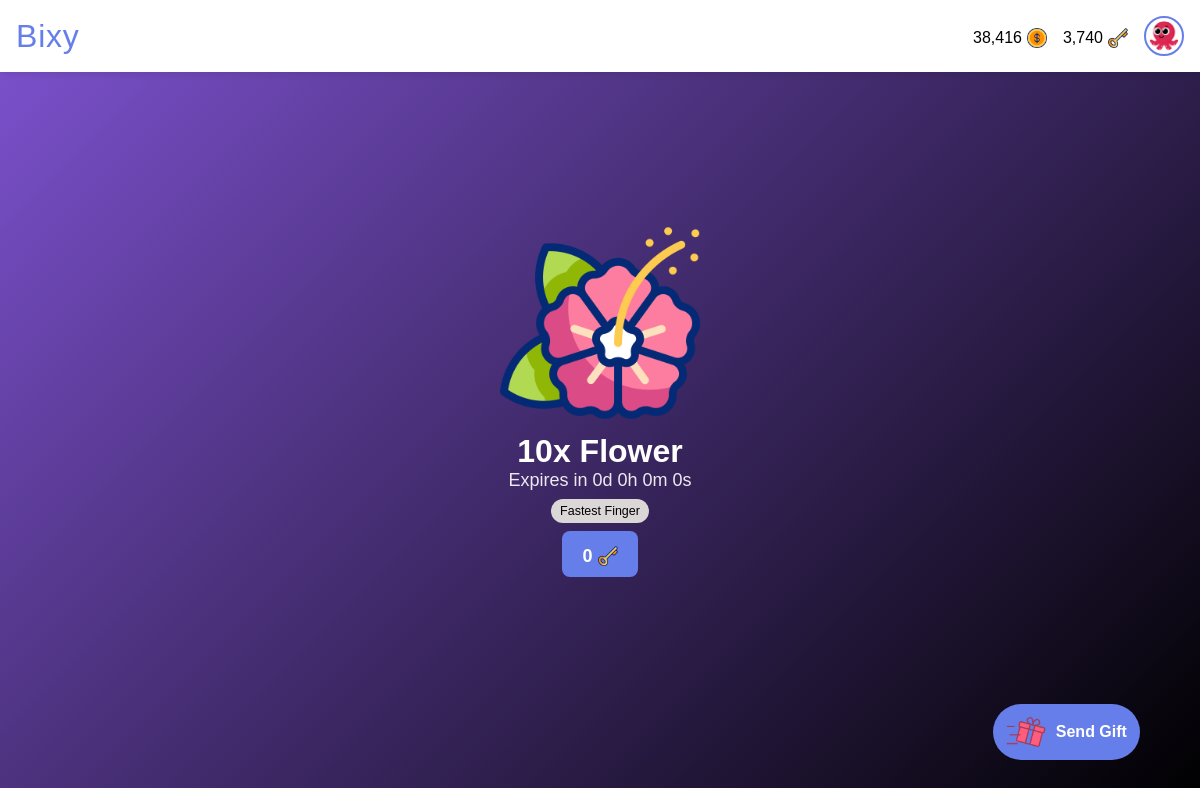
The app's page / (signed in) with its own data.
### giftapp/models.py (models this page shows, shortened)
class User(AbstractUser):
    gender = models.CharField(max_length=6, choices=GENDERS, default=GENDERS[0][0])
    is_verified = models.BooleanField(default=False, help_text="If the user's email address is verified or not.")
    email = models.EmailField(unique=True, blank=False, null=False)
    new_email = models.EmailField(unique=False, blank=True, null=True)
    coins = models.PositiveIntegerField(default=0)
    won_coins = models.PositiveIntegerField(default=0)
    keys = models.PositiveIntegerField(default=0)
    verify_code = models.CharField(max_length=255, null=True, blank=True)
    change_email_code = models.CharField(max_length=255, null=True, blank=True)
    profile_pic = models.ForeignKey(ProfilePicture, on_delete=models.SET_NULL, related_name='owners', null=True)
    deactivated_at = models.DateTimeField(null=True, blank=True)
    USERNAME_FIELD = "email"
    REQUIRED_FIELDS = ["username"]

class ProfilePicture(models.Model):
    name = models.CharField(max_length=50, null=False, blank=False)
    image = models.ImageField(null=False, blank=False, upload_to='profile_pics')

class GiftTransaction(models.Model):
    gifter = models.ForeignKey(User, on_delete=models.CASCADE, related_name="gifts_sent")
    recipient = models.ForeignKey(User, on_delete=models.CASCADE, related_name="gifts_received", null=True, blank=True)
    gift = models.ForeignKey(Gift, on_delete=models.CASCADE, related_name='transactions')
    quantity = models.PositiveIntegerField(default=1, help_text="Number of this gift to buy.")
    early_claim_fee = models.PositiveIntegerField(default=0, help_text="Number of keys paid to claim the gift early if not dropped. FF gifts cannot have early claim fee greater than 0.")
    claim_fee = models.PositiveIntegerField(default=0, help_text="Number of keys paid to claim the gift if dropped.")
    paid_users = models.ManyToManyField(User, related_name="paid_gifts", blank=True)
    message = models.CharField(max_length=255, blank=True)
    is_visible = models.BooleanField(default=True, help_text="If the actual gift is shown or hidden.")
    is_fastest_finger = models.BooleanField(default=False, help_text="If the gift is won by fastest finger only.")
    expire_rate = models.PositiveIntegerField(default=1, help_text="Number of hours before the gift expires (1 - 24). Must be greater than drop rate.")
    drop_rate = models.PositiveIntegerField(default=0, help_text="Number of hours before the gift drops (0 - 23).")
    expire_date = models.DateTimeField(default=timezone.now)
    drop_date = models.DateTimeField(default=timezone.now)
    created_at = models.DateTimeField(default=timezone.now)
    reveals = models.ManyToManyField(User, related_name="gift_reveals", blank=True)
    claimed_by = models.ForeignKey(
        User, null=True, blank=True, on_delete=models.SET_NULL, related_name="gifts_claimed"
    )
    def seconds_until_expire(self):
        delta = self.expire_date - timezone.now()
        return max(0, int(delta.total_seconds()))
    def seconds_until_drop(self):
        delta = self.drop_date - timezone.now()
        return max(0, int(delta.total_seconds()))
    def is_due_for_drop(self):
        return self.seconds_until_drop() <= 0

class Gift(models.Model):
    name = models.CharField(max_length=50, null=True, blank=True)
    cost = models.PositiveIntegerField(default=0)
    image = models.ImageField(null=True, blank=True, upload_to='gift_images')
    gif = models.FileField(null=True, blank=True, upload_to='gift_gifs')

### giftapp/views.py (the view)
# urls.py: path("", views.all_gifts, name="all_gifts"),
def all_gifts(request):
    gift_transactions = GiftTransaction.objects.annotate(
        due_for_expire=ExpressionWrapper(
            Q(expire_date__lt=timezone.now()), output_field=BooleanField()
        ),
        seconds_before_drop=ExpressionWrapper(
            F("drop_date") - timezone.now(), output_field=DurationField()
        ),
        seconds_before_expire=ExpressionWrapper(
            F("expire_date") - timezone.now(), output_field=DurationField()
        )
    ).filter(due_for_expire=False).order_by('seconds_before_drop', 'seconds_before_expire')
    if request.user.is_authenticated:
        gift_transactions = GiftTransaction.objects.annotate(
            due_for_expire=ExpressionWrapper(
                Q(expire_date__lt=timezone.now()), output_field=BooleanField()
            ),
            seconds_before_drop=ExpressionWrapper(
                F("drop_date") - timezone.now(), output_field=DurationField()
            ),
            seconds_before_expire=ExpressionWrapper(
                F("expire_date") - timezone.now(), output_field=DurationField()
            )
        ).order_by('seconds_before_drop', 'seconds_before_expire')
    return render(request, "all_gifts_partial.html", {"gift_transactions": gift_transactions})

### templates/all_gifts_partial.html (shortened to what this page needs)
<!DOCTYPE html>
<html lang="en">
<head>
  {% load static %}
  {% load humanize %}
  {% load timefilters %}
  <link rel="stylesheet" href="{% static 'css/main.css' %}">
</head>
<body>
  <nav class="navbar">
    <div class="logo-container" role="link" tabindex="0">
      <a href="{% url 'all_gifts' %}" class="logo-text">Bixy</a>
    </div>
    <div class="profile-section" id="profileSection">
      {% if user.is_authenticated %}
      <a href="{% url 'buy_coins' %}" style="text-decoration: none; color: black;">
        <div class="cost">
          <p>{{ user.coins|intcomma }}</p>
          <img src="{% static 'images/dollar.png' %}" alt="Gift image">
        </div>
      </a>
      <a href="{% url 'buy_coins' %}" style="text-decoration: none; color: black;">
        <div class="cost">
          <p>{{ user.keys|intcomma }}</p>
          <img src="{% static 'images/key.png' %}" alt="Gift image">
        </div>
      </a>
      <a href="{% url 'profile' %}">
        <img src="{{ user.profile_pic.image.url }}" alt="Profile picture" class="profile-pic" />
      </a>
      {% else %}
      <a href="{% url 'signin' %}" class="btn login">Login</a>
      <a href="{% url 'signup' %}" class="btn signup">Sign Up</a>
      {% endif %}
    </div>
  </nav>
  {% if gift_transactions|length > 0 %}
  <div class="container">
    <div class="inner" id="scrollArea">
      {% for gift_transaction in gift_transactions %}
      <div class="slide normal"
        style="background: {% cycle 'linear-gradient(135deg, #7f53d2, black)' 'linear-gradient(135deg, mediumspringgreen, black)' 'linear-gradient(135deg, #f1306d, black)' 'linear-gradient(135deg, midnightblue, black)' 'linear-gradient(135deg, mediumaquamarine, black)' %};">
        {% if gift_transaction.is_visible %}
        <img src="{{ gift_transaction.gift.image.url }}" alt="Gift image">
        {% else %}
        <img src="{% static 'images/search.png' %}" alt="Gift image">
        {% endif %}
        {% if gift_transaction.is_visible %}
        <div class="title">{{ gift_transaction.quantity|intcomma }}x {{ gift_transaction.gift.name }}</div>
        {% else %}
        <div class="title">Hidden Gift</div>
        {% endif %}
        {% if gift_transaction.drop_rate > 0 %}
        {% if gift_transaction.is_due_for_drop %}
        <p class="timer" id="{{ gift_transaction.id }}" data-prefix="Expires"
          data-seconds="{{ gift_transaction.seconds_until_expire }}">Expires in --:--:--:--</p>
        {% else %}
        <p class="timer" id="{{ gift_transaction.id }}" data-prefix="Drops"
          data-seconds="{{ gift_transaction.seconds_until_drop }}">Drops in --:--:--:--</p>
        {% endif %}
        {% else %}
        <p class="timer" id="{{ gift_transaction.id }}" data-prefix="Expires"
          data-seconds="{{ gift_transaction.seconds_until_expire }}">Expires in --:--:--:--</p>
        {% endif %}
        <div class="tags" style="justify-content: center;">
          {% if gift_transaction.is_fastest_finger %}
          <p class="tag">Fastest Finger</p>
          {% endif %}
        </div>
        <a class="cta-btn" href="{% url 'reveal_gift' gift_transaction.id %}">
          <div class="cost wh">
            <p>{{ gift_transaction.claim_fee|intcomma }}</p>
            <img src="{% static 'images/key.png' %}" alt="Gift image">
          </div>
        </a>
      </div>
      {% endfor %}
    </div>
  </div>
  {% else %}
  <div class="empty" style="margin-top: 200px;">
    <img src="{% static 'images/empty-box.png' %}" alt="No content image">
    <h1>Feels Empty Here.</h1>
    <a href="{% url 'all_gifts' %}">Refresh</a>
  </div>
  {% endif %}
  <a href="{% url 'send_gift' %}" class="send">
    <img src="{% static 'images/giftbox (1).png' %}" alt="Send gift image">
    <p>Send Gift</p>
  </a>
</body>
</html>

### static/css/main.css (style rules this page uses)
* { margin: 0; padding: 0; box-sizing: border-box; font-family: "DM Sans", sans-serif; font-optical-sizing: auto; font-style: normal; }
html { font-size: 16px; }
:root { --background-color: white; --text-color: black; --label-color: #555; --even-row-color: #f9f9f9; --input-background-color: white; --input-text-color: black; --input-border-color: #ccc; --sub-text-color: #444; --button-color: #667eea; --link-color: #667eea; --button-hover-color: #7f53d2; --card-background-color: rgb(240, 235, 235); --card-text-color: var(--text-color); --card-button-color: white; --tag-bg: #dbd7d7; --tag-text: black; --padding-value: 1rem; }
* { margin: 0; padding: 0; box-sizing: border-box; }
body { background-color: var(--background-color); }
html, body { height: 100%; overflow: hidden; background: #ddd; }
.container { height: 100%; overflow: hidden; }
.inner { height: 100%; overflow: hidden; }
.slide { height: 100%; display: flex; flex-direction: column; justify-content: center; align-items: center; color: #fff; text-align: center; padding: 20px; position: relative; }
div.slide.normal img { width: 200px; height: 200px; }
.title { font-size: 32px; margin-top: 10px; font-weight: bold; }
.timer { font-size: 18px; opacity: 0.9; max-width: 90%; }
.cta-btn { padding: 10px 20px; background: #ff0050; background-color: var(--button-color); border: none; border-radius: 8px; color: #fff; font-size: 18px; cursor: pointer; text-decoration: none; font-weight: bold; }
.navbar { display: flex; justify-content: space-between; align-items: center; padding: 1rem var(--padding-value); background: var(--background-color); box-shadow: 0 2px 8px rgba(0, 0, 0, 0.1); position: fixed; top: 0; width: 100%; z-index: 100; }
.logo-container { display: flex; align-items: center; cursor: pointer; user-select: none; }
.logo-text { font-weight: 700; font-size: 2rem; color: var(--button-color); line-height: 1; letter-spacing: .05rem; font-family: "Passion One", sans-serif; font-weight: 400; font-style: normal; text-decoration: none; }
.profile-section { display: flex; align-items: center; gap: 1rem; }
.profile-pic { width: 40px; height: 40px; border-radius: 50%; object-fit: cover; cursor: pointer; border: 2px solid var(--button-color); transition: box-shadow 0.3s ease; padding: .2rem; display: block; }
div.tags { display: flex; align-items: center; flex-wrap: wrap; gap: 8px; margin: .5em 0; }
p.tag { background-color: var(--tag-bg); color: var(--tag-text); padding: 5px 9px; border-radius: 15px; font-size: 12.5px; white-space: nowrap; }
a.send { background-color: var(--link-color); color: var(--card-button-color); padding: .5rem .8rem; border: none; border-radius: 4rem; font-size: 1rem; font-weight: bold; text-decoration: none; text-align: center; position: fixed; right: 5%; bottom: 5%; display: flex; align-items: center; gap: 10px; animation-name: zoom; animation-duration: 3s; animation-iteration-count: infinite; animation-timing-function: ease; }
a.send img { width: 40px; height: 40px; }
div.cost { display: flex; align-items: center; gap: 5px; justify-content: center; margin-top: .3rem; color: var(--text-color); }
div.cost img { width: 20px !important; height: 20px !important; }
div.cost.wh p { color: white; }

### records on screen
User: coins "38,416", keys "3,740", profile_pic.image (picture)
GiftTransaction: gift.image (picture), quantity "10", gift.name "Flower", is_fastest_finger "Fastest Finger", claim_fee "0"
